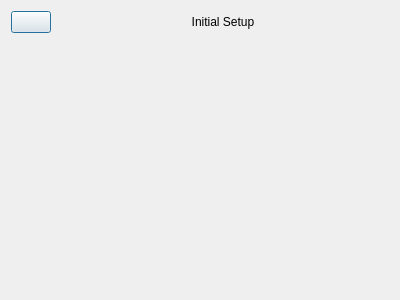
<?xml version="1.0" encoding="UTF-8"?>
<ui version="4.0">
 <class>InitialSetup</class>
 <widget class="QDialog" name="InitialSetup">
  <property name="geometry">
   <rect>
    <x>0</x>
    <y>0</y>
    <width>400</width>
    <height>300</height>
   </rect>
  </property>
  <property name="windowTitle">
   <string>Initial Setup</string>
  </property>
  <layout class="QVBoxLayout" name="verticalLayout">
   <item>
    <layout class="QHBoxLayout" name="horizontalLayout_2">
     <item>
      <widget class="QPushButton" name="btn_back">
       <property name="text">
        <string/>
       </property>
      </widget>
     </item>
     <item>
      <widget class="QLabel" name="lbl_setup">
       <property name="sizePolicy">
        <sizepolicy hsizetype="Expanding" vsizetype="Preferred">
         <horstretch>0</horstretch>
         <verstretch>0</verstretch>
        </sizepolicy>
       </property>
       <property name="text">
        <string>Initial Setup</string>
       </property>
       <property name="alignment">
        <set>Qt::AlignCenter</set>
       </property>
      </widget>
     </item>
    </layout>
   </item>
   <item>
    <widget class="QStackedWidget" name="stack_widget">
     <property name="currentIndex">
      <number>-1</number>
     </property>
    </widget>
   </item>
  </layout>
 </widget>
 <resources/>
 <connections/>
</ui>
